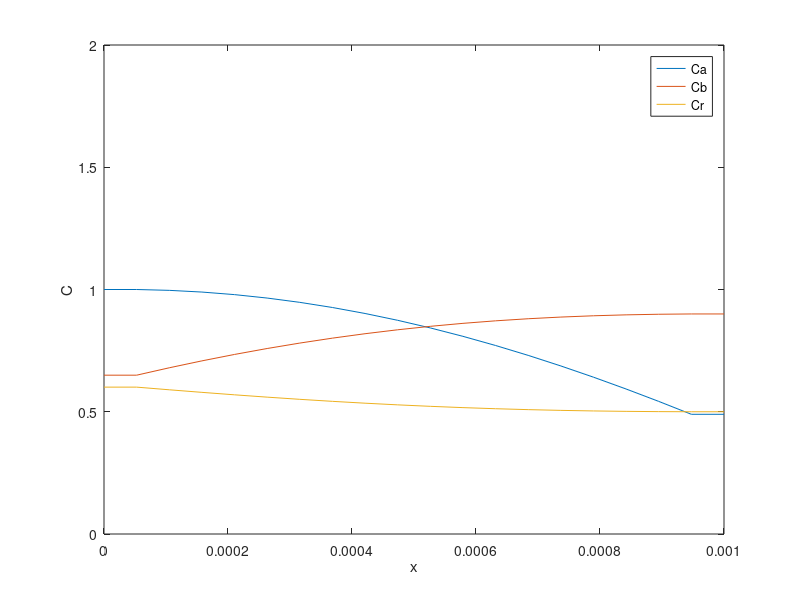

The MATLAB source for this figure:
clc
clf
clear all
close all

n = 20;
L = 0.001;
dx = L/(n-1);
x = 0:dx:L;

Da = 1e-6;
Db = 1e-6;
Dr = 1e-6;
k1 = 1;
k2 = 1;

Cao = 1.0;
Cbo = 0.9;
Cro = 0.5;

for i = 1:n
Ca(i) = 0;
Cb(i) = 0;
Cr(i) = 0;
Caa(i) = 0;
Cbb(i) = 0;
Crr(i) = 0;
end

Camin = 0;
Camax = 2;
Lmax = L;

Ca(1) = Cao;
Ca(2) = Ca(1);
Cb(n) = Cbo;
Cb(n-1) = Cb(n);
Cr(n) = Cro;
Cr(n-1) = Cr(n);

k = 1;
erro = 1;

while k<10
  for i=2:n-2
    Ca(i+1) = -(dx^2/Da)*(k1*Ca(i)*Cbb(i)+k2*Ca(i)*Crr(i))+2*Ca(i)-Ca(i-1);
    Ca(n)=Ca(n-1);
  end
  Caa = Ca;
  for i=n:-1:4
    Cb(i-2) = -(dx^2/Db)*(k1*Caa(i)*Cb(i))+2*Cb(i-1)-Cb(i);
    Cb(1)=Cb(2);
  end
  Cbb = Cb;
  for i=n:-1:4
    Cr(i-2) = -(dx^2/Dr)*(k2*Caa(i)*Cr(i)-k1*Caa(i)*Cbb(i))+2*Cr(i-1)-Cr(i);
    Cr(1)=Cr(2);
  end
  Crr = Cr;
  k = k+1;
end  


figure(1)
title('C = C(x)','FontSize',14)
plot(x,Caa,x,Cbb,x,Crr)
xlabel('x')
ylabel('C')
legend('Ca','Cb','Cr')
xlim([0 Lmax])
ylim([Camin,Camax])



